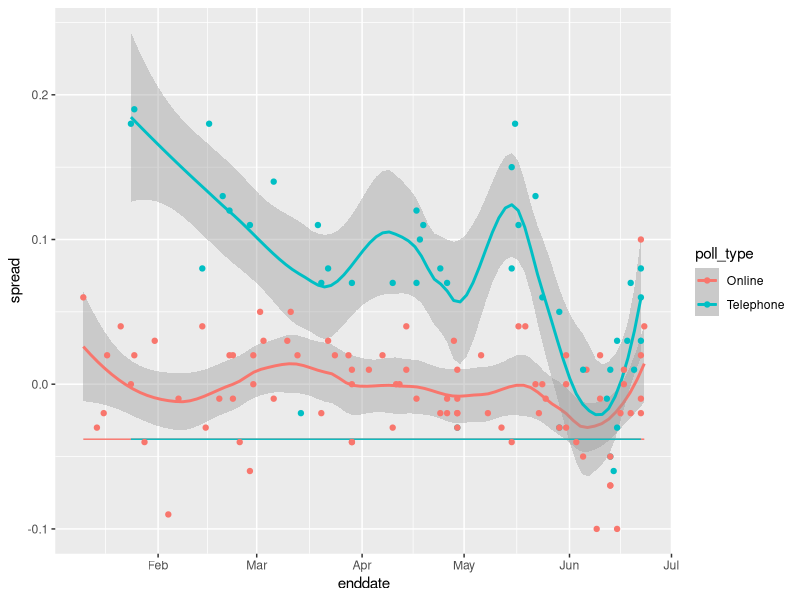
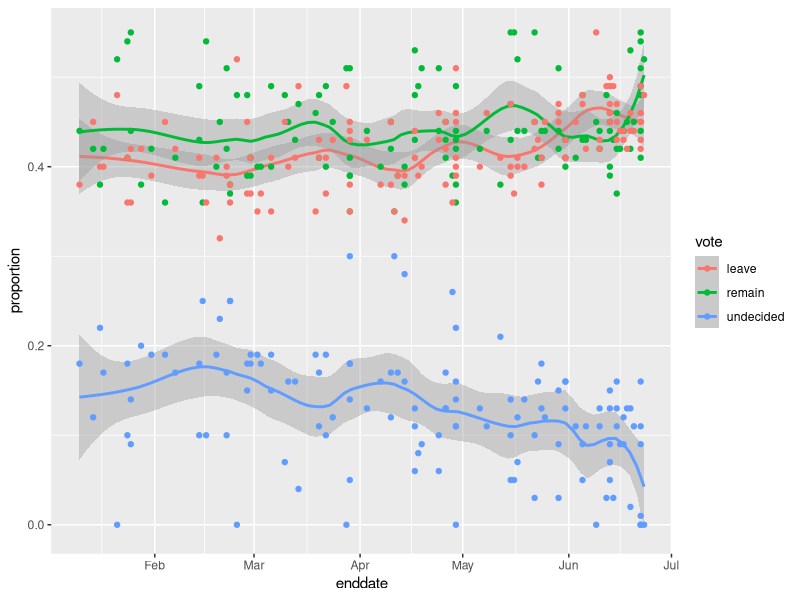

Write the R code that produced these figures, in order.
# suggested libraries
library(tidyverse)

# load brexit_polls object and add x_hat column
library(dslabs)
data(brexit_polls)
brexit_polls <- brexit_polls %>%
  mutate(x_hat = (spread + 1)/2)

# final proportion voting "Remain"
p <- 0.481

june_polls <- brexit_polls %>% filter(enddate >= '2016-06-01')

june_polls <- june_polls %>% mutate(se_x_hat = sqrt(x_hat*(1-x_hat)/samplesize), se_d = 2*se_x_hat, upper = qnorm(0.975, spread, se_d), lower = qnorm(0.025, spread, se_d), hit = ifelse(upper>= -0.038 & -0.038 >= lower, 1,0))

head(june_polls)

mean(june_polls$lower>0)

combined_by_type <- june_polls %>%
  group_by(poll_type) %>%
  summarize(N = sum(samplesize),
            spread = sum(spread*samplesize)/N,
            p_hat = (spread + 1)/2)

combined_by_type

se_online <- 2*sqrt(0.496*(1-0.496)/46711)
se_offline <- 2*sqrt(0.506*(1-0.506)/13490)
qnorm(0.975, -0.00741, se_online)
qnorm(0.025, -0.00741, se_online)

qnorm(0.975, 0.0127, se_offline)
qnorm(0.025, 0.0127, se_offline)


brexit_hit <- brexit_polls %>%
  mutate(p_hat = (spread + 1)/2,
         se_spread = 2*sqrt(p_hat*(1-p_hat)/samplesize),
         spread_lower = spread - qnorm(.975)*se_spread,
         spread_upper = spread + qnorm(.975)*se_spread,
         hit = spread_lower < -0.038 & spread_upper > -0.038) %>%
  select(poll_type, hit)

brexit_hit
count(brexit_hit%>% filter(poll_type=='Online'& ! hit))

two_by_two <- data.frame(
                          hit = c("no", "yes"),
                         online = c(
                           37,
                           48
                           ),
                         tele = c(
                           32,
                           10
                           )
                         )

two_by_two
chisq_test<- two_by_two %>% select(-hit) %>% chisq.test()
chisq_test

48/37

10/32

(48/37)/(10/32)

brexit_polls %>% ggplot(aes(enddate, spread, color=poll_type)) + geom_smooth(method="loess", span = 0.4) + geom_line(y=-0.038) + geom_point()

brexit_long <- brexit_polls %>%
  gather(vote, proportion, "remain":"undecided") %>%
  mutate(vote = factor(vote))

brexit_long %>% ggplot(aes(enddate, proportion, color=vote)) + geom_smooth(method="loess", span = 0.3) + geom_point()
                        
